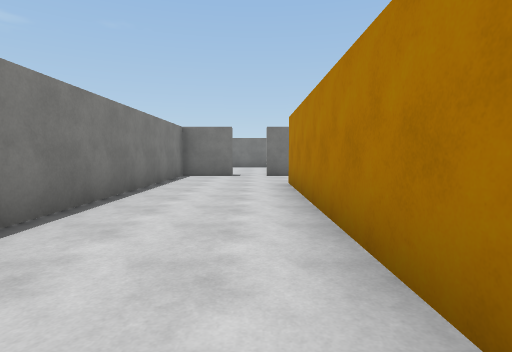
View 1 (above)

24 first-person views from a walk through a Unity game level. The camera is 1.3 m above the floor, tilts 4° down and sees 80° across. Doors are open. The floor is counted in squares, 2 m on a side. Each view is taken from the middle of a square. On the plan, view 1 faces up. The plan holds only what a view shows up to about 10 squares ahead; the rest is blank. The place goes on beyond the plan. The player character is not drawn. Surface patterns are stand-ins for the level's own textures.

View 2
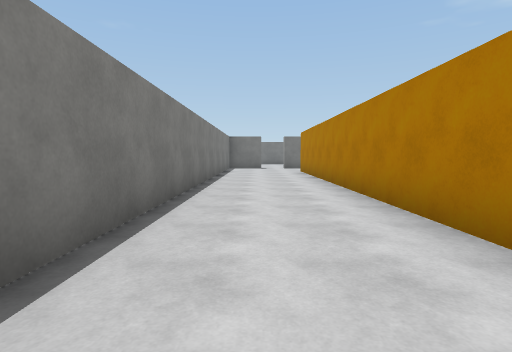

View 3
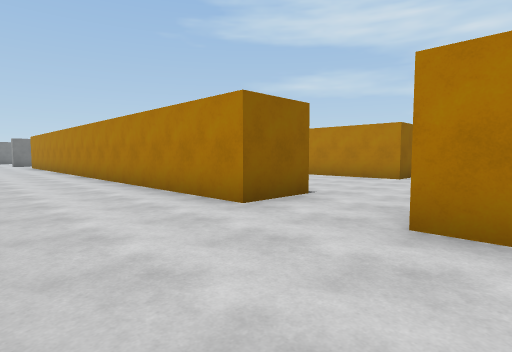

View 4
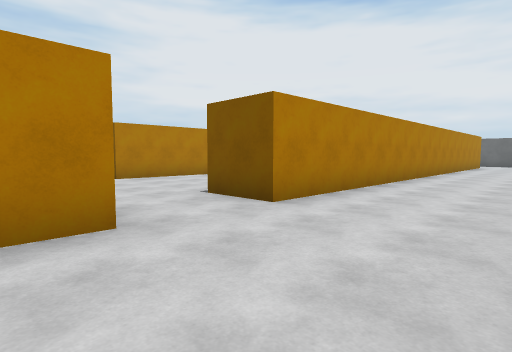

View 5
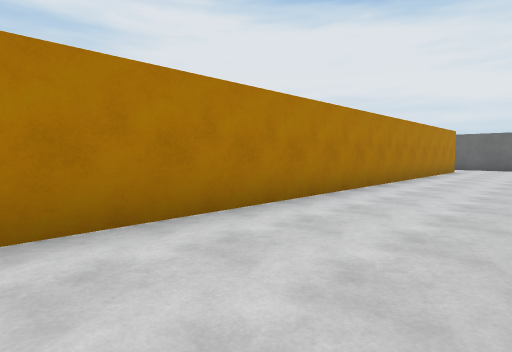

View 6
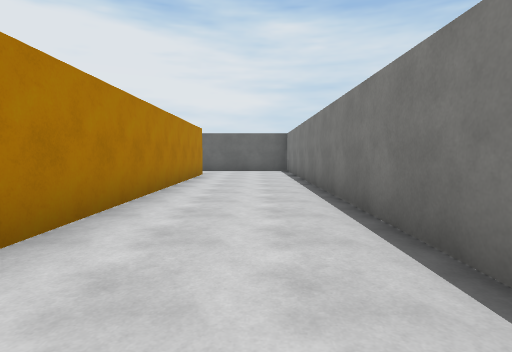

View 7
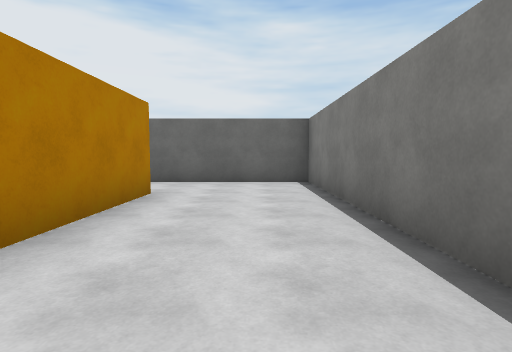

View 8
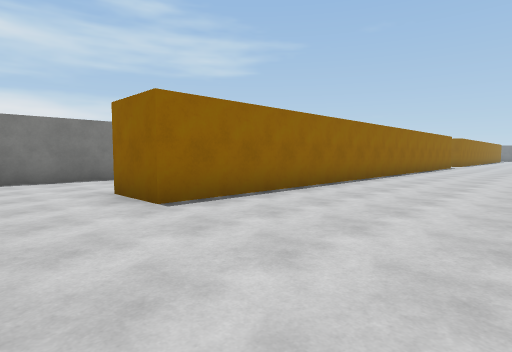

View 9
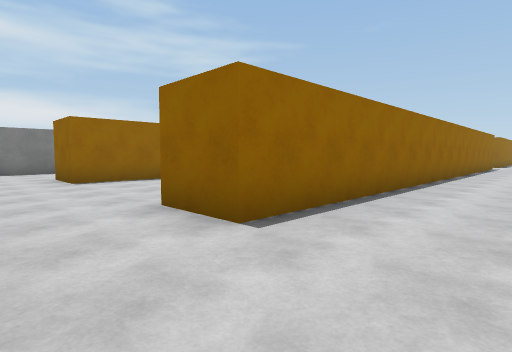

View 10
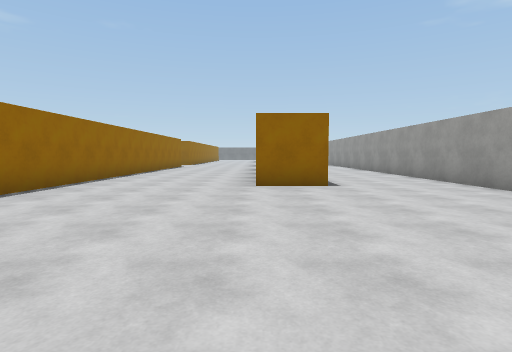

View 11
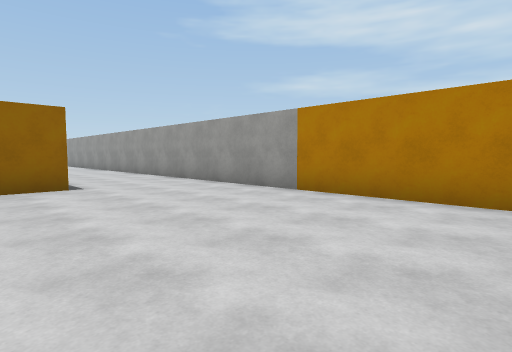

View 12
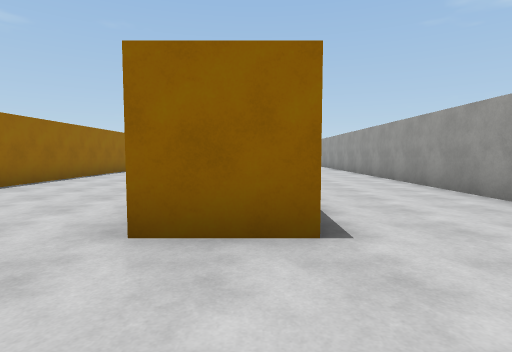

View 13
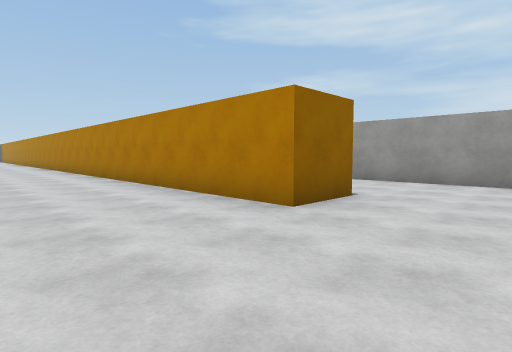

View 14
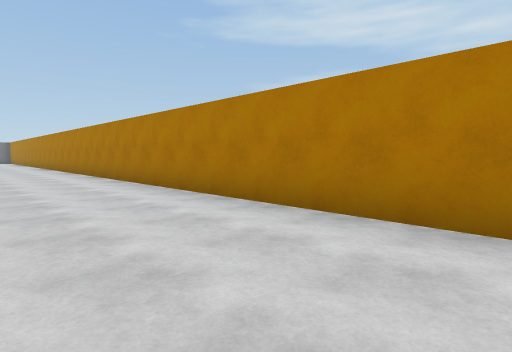

View 15
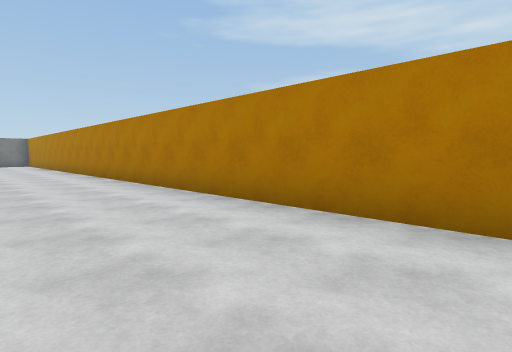

View 16
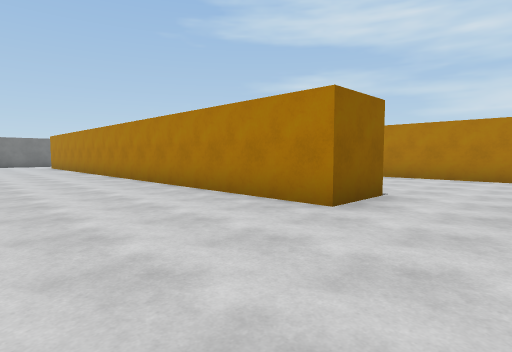

View 17
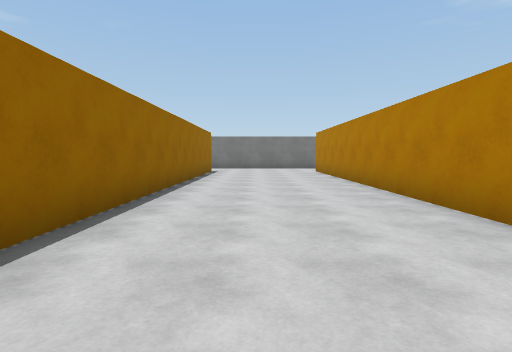

View 18
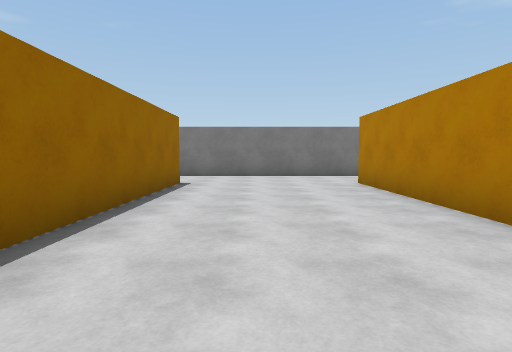

View 19
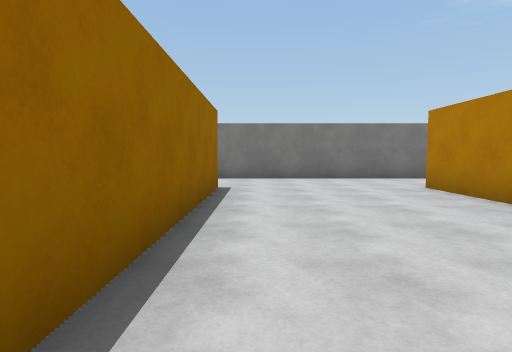

View 20
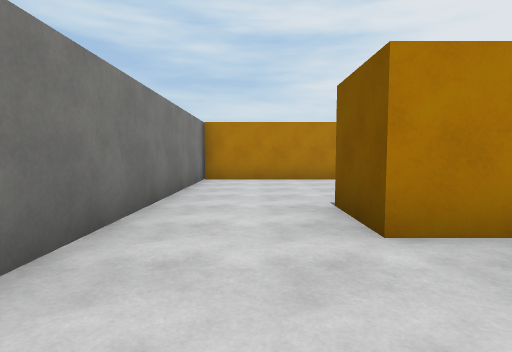

View 21
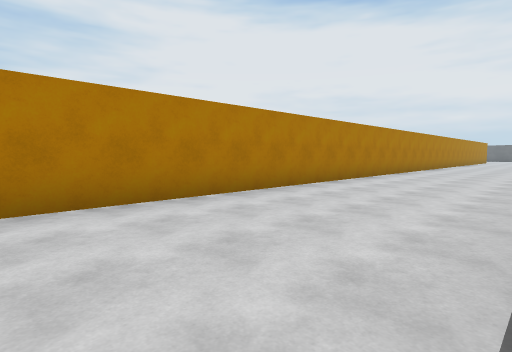

View 22
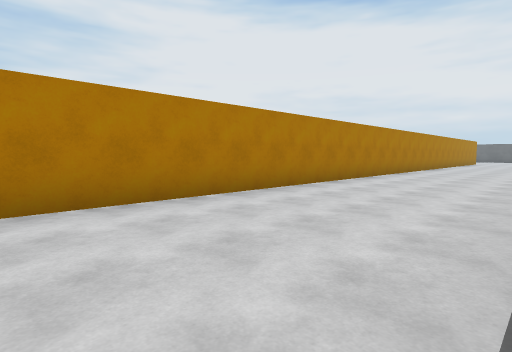

View 23
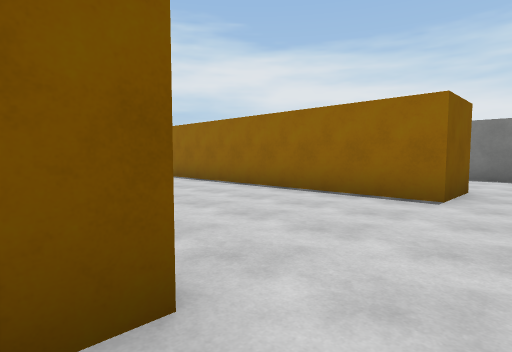

View 24
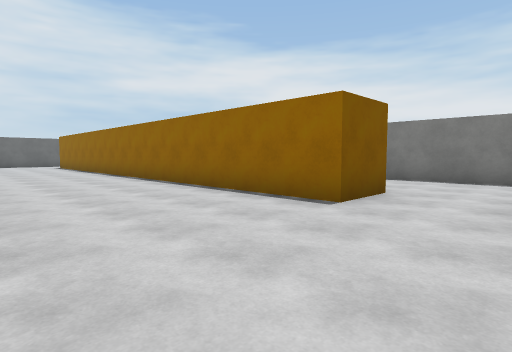

### Floor plan
Points are (right, up) in squares from view 1. A wall is a line through its corners. A room is listed if a view was taken in it or the views show most of it. See-through windows are left out.
Room 1 (views 1, 2, 3, 4, 5, 6, 7)
walls: (-2.3, -8.6) (-2.3, -11.4); (0.8, -8) (0.8, 7); (-2.3, -16.4) (-2.3, -27.2) (0.4, -27.2); (0.8, -25.1) (0.8, -10.1); (-0.6, 9.4) (-2.3, 9.4) (-2.3, -3.6)
ways out: opening at (1.5, -26.5) to room 2; opening at (1.5, -9) to room 2; opening at (1.5, 8) to room 2; open door at (0, 9.5) to room 2
Room 2 (views 8, 9, 10, 11, 12, 13, 14, 15, 16, 17, 18, 19, 20, 21, 22, 23, 24)
walls: (7.9, -8) (6.4, -8) (6.4, 7) (7.9, 7); (7.9, -12.9) (7.9, -25.1) (6.2, -25.1); (6.4, -12.9) (6.4, -10.1) (7, -10.1); (2.2, -8) (0.8, -8); (0.8, -10.1) (2.3, -10.1) (2.3, -25.1) (0.8, -25.1); (13.6, -20.7) (12, -20.7) (12, 9.4) (0.2, 9.4); (2.3, 7) (2.3, -3); (16.6, -26.6) (16.6, -13); (0.4, -27.2) (1.6, -27.2)
ways out: opening at (1.5, -26.5) to room 1; opening at (1.5, -9) to room 1; opening at (1.5, 8) to room 1; open door at (0, 9.5) to room 1

Positions as (right, up) in squares from view 1, and headings:
1: (0, 0), facing up
2: (-1, -5), facing up
3: (-2, -11), facing up-right
4: (-2, -7), facing down-right
5: (-2, -12), facing down-right
6: (-1, -15), facing down
7: (-1, -20), facing down
8: (6, -27), facing up-left
9: (10, -27), facing up-left
10: (12, -27), facing up
11: (12, -27), facing up-right
12: (13, -23), facing up
13: (9, -23), facing up-right
14: (9, -18), facing up-right
15: (9, -11), facing up-right
16: (3, -10), facing up-right
17: (4, -5), facing up
18: (4, 0), facing up
19: (3, 1), facing up
20: (4, 8), facing right
21: (8, 8), facing down-right
22: (8, 4), facing down-right
23: (7, -9), facing down-left
24: (6, -8), facing down-left
